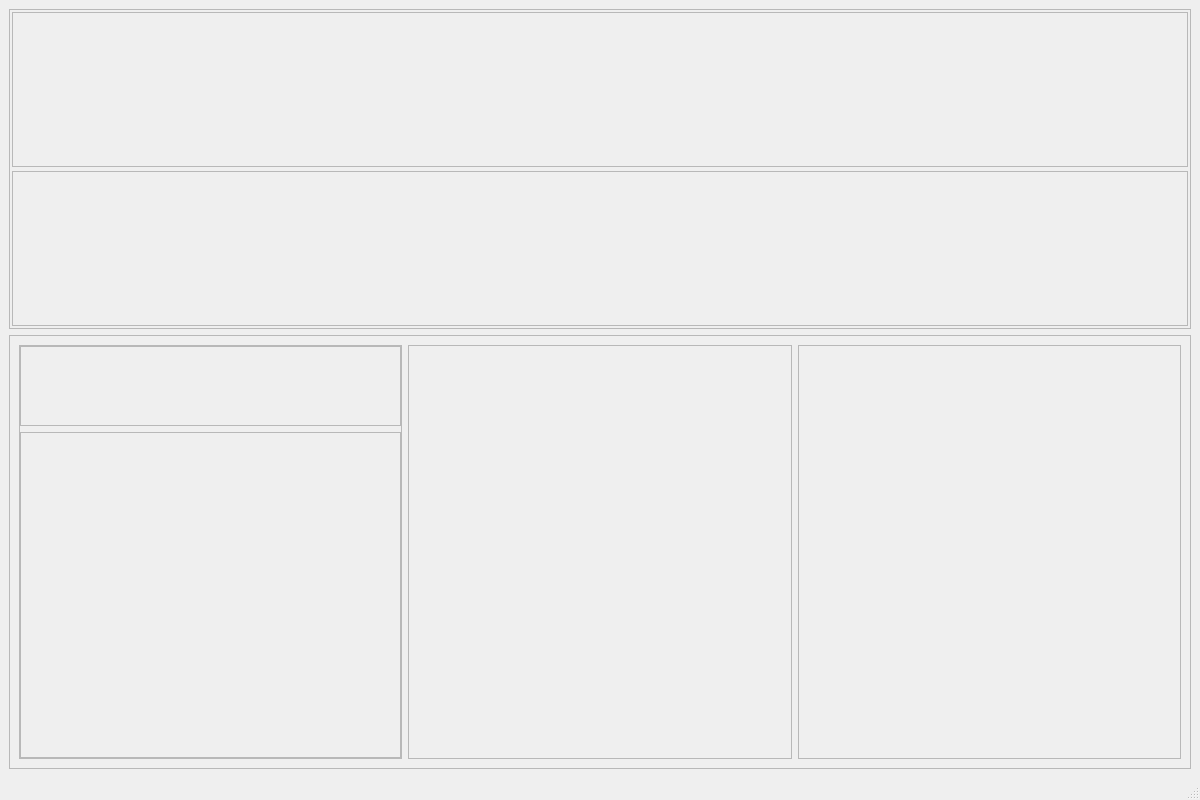
<?xml version="1.0" encoding="UTF-8"?>
<ui version="4.0">
 <class>MainWindow</class>
 <widget class="QMainWindow" name="MainWindow">
  <property name="geometry">
   <rect>
    <x>0</x>
    <y>0</y>
    <width>1200</width>
    <height>800</height>
   </rect>
  </property>
  <property name="minimumSize">
   <size>
    <width>1200</width>
    <height>800</height>
   </size>
  </property>
  <property name="maximumSize">
   <size>
    <width>1200</width>
    <height>800</height>
   </size>
  </property>
  <property name="windowTitle">
   <string>MainWindow</string>
  </property>
  <widget class="QWidget" name="centralwidget">
   <layout class="QVBoxLayout" name="verticalLayout">
    <item>
     <widget class="QFrame" name="plotFrame">
      <property name="sizePolicy">
       <sizepolicy hsizetype="Preferred" vsizetype="Fixed">
        <horstretch>0</horstretch>
        <verstretch>0</verstretch>
       </sizepolicy>
      </property>
      <property name="minimumSize">
       <size>
        <width>0</width>
        <height>320</height>
       </size>
      </property>
      <property name="maximumSize">
       <size>
        <width>16777215</width>
        <height>320</height>
       </size>
      </property>
      <property name="frameShape">
       <enum>QFrame::StyledPanel</enum>
      </property>
      <property name="frameShadow">
       <enum>QFrame::Raised</enum>
      </property>
      <layout class="QVBoxLayout" name="verticalLayout_4">
       <property name="spacing">
        <number>4</number>
       </property>
       <property name="leftMargin">
        <number>2</number>
       </property>
       <property name="topMargin">
        <number>2</number>
       </property>
       <property name="rightMargin">
        <number>2</number>
       </property>
       <property name="bottomMargin">
        <number>2</number>
       </property>
       <item>
        <widget class="QFrame" name="topWaveformFrame">
         <property name="frameShape">
          <enum>QFrame::StyledPanel</enum>
         </property>
         <property name="frameShadow">
          <enum>QFrame::Raised</enum>
         </property>
        </widget>
       </item>
       <item>
        <widget class="QFrame" name="bottomWaveformFrame">
         <property name="frameShape">
          <enum>QFrame::StyledPanel</enum>
         </property>
         <property name="frameShadow">
          <enum>QFrame::Raised</enum>
         </property>
        </widget>
       </item>
      </layout>
     </widget>
    </item>
    <item>
     <widget class="QFrame" name="ctrlFrame">
      <property name="sizePolicy">
       <sizepolicy hsizetype="Preferred" vsizetype="Preferred">
        <horstretch>0</horstretch>
        <verstretch>0</verstretch>
       </sizepolicy>
      </property>
      <property name="frameShape">
       <enum>QFrame::StyledPanel</enum>
      </property>
      <property name="frameShadow">
       <enum>QFrame::Raised</enum>
      </property>
      <layout class="QHBoxLayout" name="horizontalLayout">
       <item>
        <widget class="QFrame" name="playloadFrame">
         <property name="frameShape">
          <enum>QFrame::StyledPanel</enum>
         </property>
         <property name="frameShadow">
          <enum>QFrame::Raised</enum>
         </property>
         <layout class="QVBoxLayout" name="verticalLayout_2">
          <property name="leftMargin">
           <number>0</number>
          </property>
          <property name="topMargin">
           <number>0</number>
          </property>
          <property name="rightMargin">
           <number>0</number>
          </property>
          <property name="bottomMargin">
           <number>0</number>
          </property>
          <item>
           <widget class="QFrame" name="playFrame">
            <property name="minimumSize">
             <size>
              <width>0</width>
              <height>80</height>
             </size>
            </property>
            <property name="maximumSize">
             <size>
              <width>16777215</width>
              <height>80</height>
             </size>
            </property>
            <property name="frameShape">
             <enum>QFrame::StyledPanel</enum>
            </property>
            <property name="frameShadow">
             <enum>QFrame::Raised</enum>
            </property>
           </widget>
          </item>
          <item>
           <widget class="QFrame" name="loadFrame">
            <property name="frameShape">
             <enum>QFrame::StyledPanel</enum>
            </property>
            <property name="frameShadow">
             <enum>QFrame::Raised</enum>
            </property>
           </widget>
          </item>
         </layout>
        </widget>
       </item>
       <item>
        <widget class="QFrame" name="markerFrame">
         <property name="frameShape">
          <enum>QFrame::StyledPanel</enum>
         </property>
         <property name="frameShadow">
          <enum>QFrame::Raised</enum>
         </property>
        </widget>
       </item>
       <item>
        <widget class="QFrame" name="regionFrame">
         <property name="frameShape">
          <enum>QFrame::StyledPanel</enum>
         </property>
         <property name="frameShadow">
          <enum>QFrame::Raised</enum>
         </property>
        </widget>
       </item>
      </layout>
     </widget>
    </item>
   </layout>
  </widget>
  <widget class="QStatusBar" name="statusBar"/>
 </widget>
 <resources/>
 <connections/>
</ui>
